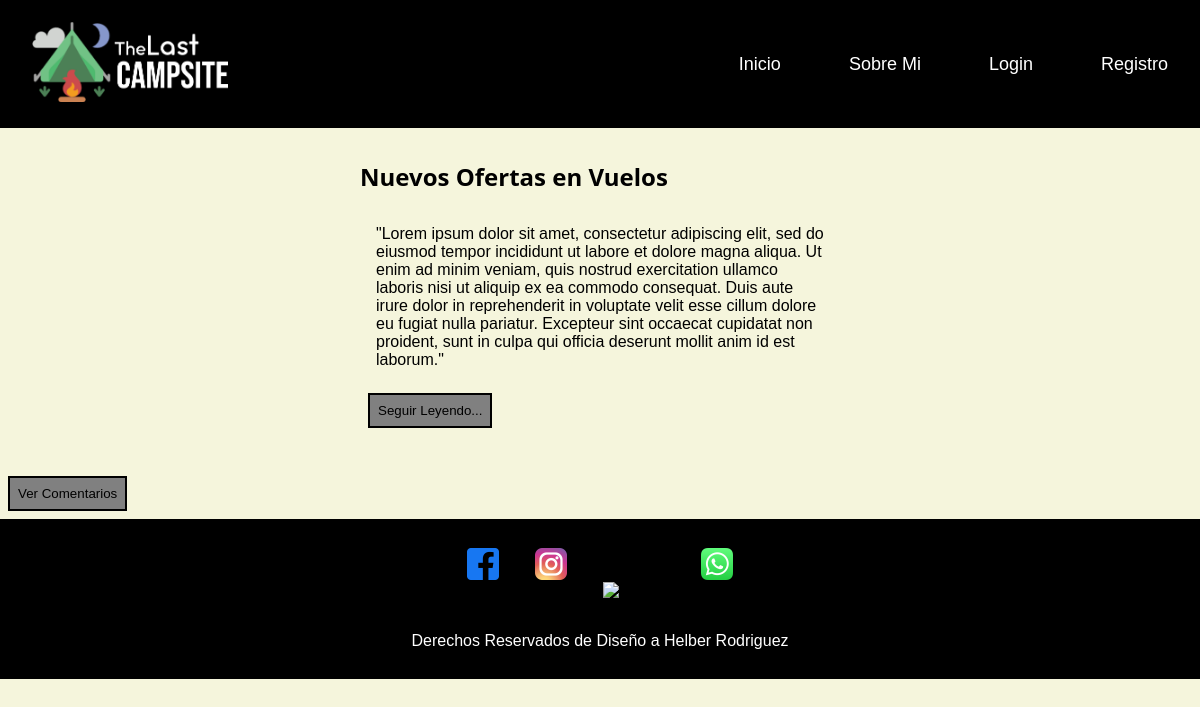
/page/, run on the app's committed database.
### blog/models.py (models this page shows, shortened)
class Articulo(models.Model):
    titulo = models.CharField(max_length=300)
    subtitulo = models.CharField(max_length=500)
    contenido = models.CharField(max_length=200000)
    resumen = models.CharField(max_length=20000)
    autor = models.CharField(max_length=200)
    imagen = models.CharField(max_length=2000)
    fecha = models.DateField()

### blog/views.py (the view)
# urls.py: path("page/", views.todosArticulos, name="todos"),
def todosArticulos(request):
    articulos = Articulo.objects.all()
    if not articulos:
        return render(request, "blog/no_disponible.html")
    else:
        contexto = {"articulos": articulos}
        return render(request, "blog/pages.html", contexto)

### blog/templates/blog/pages.html (shortened to what this page needs)
{% extends "blog/padre.html" %}
{% load static %}
{% block contenidoCambia %}
    <div class="articulos">
    {% for a in articulos %}
        <div class="articulo">
            <h2>{{a.titulo}}</h1>
            <p>{{a.resumen}}</p>
            <a class="btn" href="{% url 'detalle' a.id %}">
                <button>Seguir Leyendo...</button>
            </a>
        </div>
    {% endfor %}
    </div>
    <a class="btn" href="{% url 'mensajes' %}">
        <button>Ver Comentarios</button>
    </a>
{% endblock %}

### blog/static/blog/css/styles.css (style rules this page uses)
* { margin: 0; padding: 0; }
body { background-color: beige; }
p { font-family: Verdana, Geneva, Tahoma, sans-serif; padding: 1rem; }
.articulos { display: flex; flex-direction: row; flex-wrap: wrap; justify-content: center; }
.articulo { display: flex; flex-direction: column; width: 30rem; justify-content: center; margin: 2rem; }
.articulo h2 { font-family: 'Segoe UI', Tahoma, Geneva, Verdana, sans-serif; }
.btn button { margin: 0.5rem; padding: 0.5rem; border: 2px solid black; background-color: gray; }

### data on the page
Articulo: titulo "Nuevos Ofertas en Vuelos", resumen "\"Lorem ipsum dolor sit amet, consectetur adipiscing elit, sed do eiusmod tempor incididunt ut labore et dolore magna aliqua. Ut enim ad minim veniam, quis nostrud exercitation ullamco laboris nisi ut aliquip ex ea commodo consequat. Duis aute irure dolor in reprehenderit in voluptate velit esse cillum dolore eu fugiat nulla pariatur. Excepteur sint occaecat cupidatat non proident, sunt in culpa qui officia deserunt mollit anim id est laborum.\""
